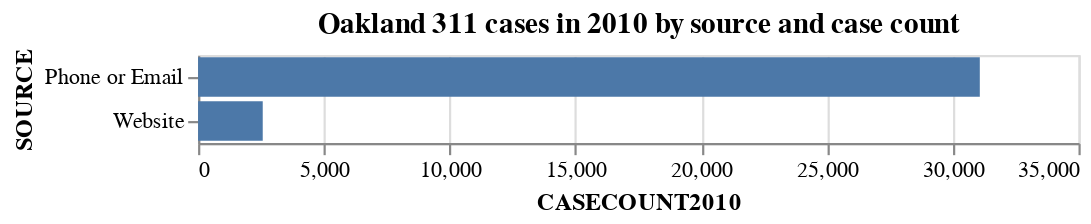

Notebook code for this chart:
### Code cell
alt.Chart(source_counts_2010).mark_bar().encode(
    x='CASECOUNT2010',
    y=alt.Y('SOURCE', sort='-x')
).properties(
    title='Oakland 311 cases in 2010 by source and case count'
)

### Figure 1 — Vega-Lite specification as saved in the notebook (floating-point values rounded to 4 significant figures)
{"config": {"view": {"continuousWidth": 400, "continuousHeight": 300}}, "data": {"name": "data-3861afe70ee21152611759fc32ebd60d"}, "mark": "bar", "encoding": {"x": {"type": "quantitative", "field": "CASECOUNT2010"}, "y": {"type": "nominal", "field": "SOURCE", "sort": "-x"}}, "title": "Oakland 311 cases in 2010 by source and case count", "$schema": "https://vega.github.io/schema/vega-lite/v4.8.1.json", "datasets": {"data-3861afe70ee21152611759fc32ebd60d": [{"SOURCE": "Phone or Email", "CASECOUNT2010": 31077}, {"SOURCE": "Website", "CASECOUNT2010": 2570}]}}
